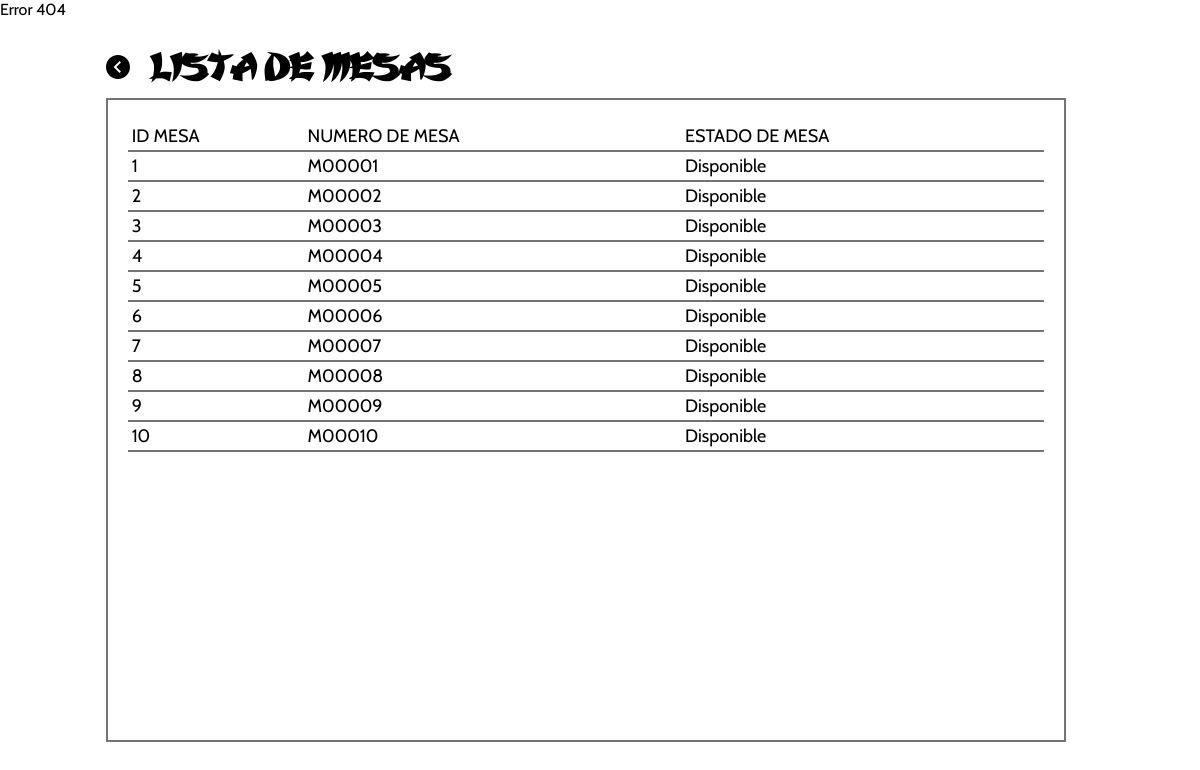
The page /PHP/repLisMesa.php on the database its author committed.
### tables this page shows
CREATE TABLE `mesa` (
  `id_mesa` int(11) NOT NULL,
  `nro_mesa` varchar(6) DEFAULT NULL,
  `estado_mesa` tinyint(2) DEFAULT '0'
);

### PHP/repLisMesa.php (the view, shortened to what this page needs)
<?php
    include('conexion.php');
?>
<!DOCTYPE html>
<html lang="es">
<head>
    <link rel="stylesheet" href="../CSS/listas.css">
</head>
<body>
    <?php
        switch($_SESSION['tipo_usuario']){
            default:
                echo"Error 404";
            break;
        }
    ?>
    <main>
        <div class="cabecera">
            <a class="volver" href="home.php">
                <svg xmlns="http://www.w3.org/2000/svg" width="24" height="24" viewBox="0 0 24 24"><path d="M0 12c0 6.627 5.373 12 12 12s12-5.373 12-12-5.373-12-12-12-12 5.373-12 12zm7.58 0l5.988-5.995 1.414 1.416-4.574 4.579 4.574 4.59-1.414 1.416-5.988-6.006z"/></svg>
            </a>
            <h2>LISTA DE MESAS</h2>
        </div>
        <div class="contenido-tabla">
            <table class="lista" border="1">
            <tbody>
                    <tr class="encabezado-tabla">
                        <td>ID MESA</td>
                        <td>NUMERO DE MESA </td>
                        <td>ESTADO DE MESA</td>
                    </tr>
                    <?php
                         $solicitud = "SELECT * FROM Mesa";
                         $array=array('Disponible','Ocupada','Reservado');
                         $resultado = mysqli_query($conexion, $solicitud);
                        foreach($resultado as $mesas)
                        {
                    ?>
                    <tr>
                        <td><?php echo $mesas['id_mesa']?></td>
                        <td><?php echo $mesas['nro_mesa']?></td>
                        <td><?php echo $array[$mesas['estado_mesa']]?></td>
                    </tr>
                    <?php
                        }
                    ?>
                </tbody>
            </table>
        </div>
    </main>
</body>
</html>

### CSS/listas.css (style rules this page uses)
.cabecera { display: flex; align-items: center; }
.cabecera>h2 { line-height: 0; margin-left: 20px; }
.contenido-tabla { height: 75vh; border: 2px solid rgb(116, 116, 116); padding: 20px; display: flex; flex-direction: column; }

### CSS/administrador.css (style rules this page uses)
body { display: flex; margin: 0 ; padding:0; overflow: hidden; }
h1,h2 { font-family: var(--tipografia-título); }
a { text-decoration: none; }
main { width: 80%; padding: 40px; }

### CSS/principal.css (style rules this page uses)
:root { --tamaño-logo: 80px; --tamaño-logo-grande: 170px; --tamaño-títulos: 35px; --tamaño-subtítulos: 25px; --tamaño-párrafos: 16px; --color-primario: #D80A00; --color-secundario: #DB6D00; --color-terciario: #FF625D; --sobra-basica: 0 5px 8px 5px rgba(0, 0, 0, .25); --tipografia-título: 'Karate'; --tipografia-párrafos: 'Cabin', sans-serif; --linea-abajo: 3px solid black; --transicion: .2s ease-in; --transicion-larga: .5s ease-in; }
body { font-family: var(--tipografia-párrafos); min-height: 97.6vh; }
h2 { font-size: var(--tamaño-títulos); }
a { color: black; }
table.lista { border: 2px solid #FFFFFF; background-color: #FFFFFF; width: 100%; text-align: left; border-collapse: collapse; }
table.lista td { padding: 3px 2px; white-space: nowrap; }
table.lista tbody td { font-size: 18px; }
table.lista>tbody>tr { border-bottom: 2px solid rgb(116, 116, 116); }

### rows shown on the page
mesa: id_mesa "1", nro_mesa "M00001", estado_mesa "Disponible"
mesa: id_mesa "2", nro_mesa "M00002", estado_mesa "Disponible"
mesa: id_mesa "3", nro_mesa "M00003", estado_mesa "Disponible"
mesa: id_mesa "4", nro_mesa "M00004", estado_mesa "Disponible"
mesa: id_mesa "5", nro_mesa "M00005", estado_mesa "Disponible"
mesa: id_mesa "6", nro_mesa "M00006", estado_mesa "Disponible"
mesa: id_mesa "7", nro_mesa "M00007", estado_mesa "Disponible"
mesa: id_mesa "8", nro_mesa "M00008", estado_mesa "Disponible"
mesa: id_mesa "9", nro_mesa "M00009", estado_mesa "Disponible"
mesa: id_mesa "10", nro_mesa "M00010", estado_mesa "Disponible"
